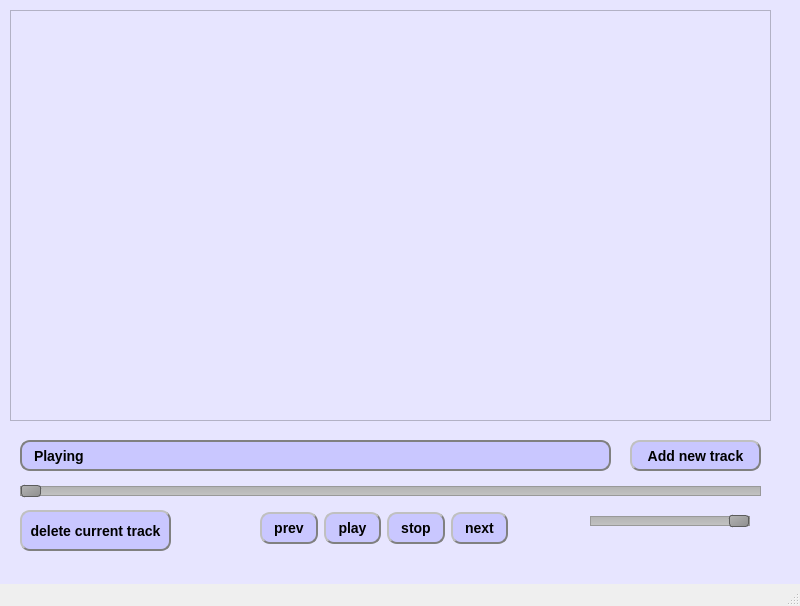
<?xml version="1.0" encoding="UTF-8"?>
<ui version="4.0">
 <class>MainWindow</class>
 <widget class="QMainWindow" name="MainWindow">
  <property name="geometry">
   <rect>
    <x>0</x>
    <y>0</y>
    <width>800</width>
    <height>606</height>
   </rect>
  </property>
  <property name="windowTitle">
   <string>MainWindow</string>
  </property>
  <property name="styleSheet">
   <string notr="true">QMainWindow{
color:
}</string>
  </property>
  <widget class="QWidget" name="centralwidget">
   <property name="styleSheet">
    <string notr="true">QWidget{
background-color:rgb(231, 229, 255);
}</string>
   </property>
   <widget class="QPushButton" name="add_button">
    <property name="geometry">
     <rect>
      <x>630</x>
      <y>440</y>
      <width>131</width>
      <height>31</height>
     </rect>
    </property>
    <property name="styleSheet">
     <string notr="true">QPushButton {
    background-color: rgb(201, 199, 255);
    border-style: outset;
    border-width: 2px;
    border-radius: 10px;
    border-color: grey;
    font: bold 14px;
    padding: 6px;
}
QPushButton::pressed{
    background-color: rgb(149, 130, 255);
    border-style: outset;
    border-width: 2px;
    border-radius: 10px;
    border-color: grey;
    font: bold 14px;
    padding: 6px;
}</string>
    </property>
    <property name="text">
     <string>Add new track</string>
    </property>
   </widget>
   <widget class="QListWidget" name="track_list">
    <property name="geometry">
     <rect>
      <x>10</x>
      <y>10</y>
      <width>761</width>
      <height>411</height>
     </rect>
    </property>
    <property name="font">
     <font>
      <bold>true</bold>
     </font>
    </property>
    <property name="styleSheet">
     <string notr="true">QListView {
    show-decoration-selected: 1; /* make the selection span the entire width of the view */
}

QListView::item:alternate {
    background: #EEEEEE;
}

QListView::item:selected {
    border: 1px solid #6a6ea9;
}

QListView::item:selected:!active {
    background: qlineargradient(x1: 0, y1: 0, x2: 0, y2: 1,
                                stop: 0 #ABAFE5, stop: 1 #8588B2);
}

QListView::item:selected:active {
    background: qlineargradient(x1: 0, y1: 0, x2: 0, y2: 1,
                                stop: 0 #6a6ea9, stop: 1 #888dd9);
}

QListView::item:hover {
    background: qlineargradient(x1: 0, y1: 0, x2: 0, y2: 1,
                                stop: 0 #FAFBFE, stop: 1 #DCDEF1);
}</string>
    </property>
    <property name="autoScrollMargin">
     <number>20</number>
    </property>
    <property name="spacing">
     <number>0</number>
    </property>
   </widget>
   <widget class="QSlider" name="time_line">
    <property name="geometry">
     <rect>
      <x>20</x>
      <y>480</y>
      <width>741</width>
      <height>22</height>
     </rect>
    </property>
    <property name="styleSheet">
     <string notr="true"> QSlider::groove:horizontal {
     border: 1px solid #999999;
     height: 8px; /* по умолчанию бороздка расширяется до размеров ползунка. задав высоту она принимает фиксированный размер */
     background: qlineargradient(x1:0, y1:0, x2:0, y2:1, stop:0 #B1B1B1, stop:1 #c4c4c4);
     margin: 2px 0;
 }

 QSlider::handle:horizontal {
     background: qlineargradient(x1:0, y1:0, x2:1, y2:1, stop:0 #b4b4b4, stop:1 #8f8f8f);
     border: 1px solid #5c5c5c;
     width: 18px;
     margin: -2px 0; /* рукоятка располагается по умолчанию в прямоугольнике содержимого бороздки. Расширяется наружу от бороздки */
     border-radius: 3px;
 }</string>
    </property>
    <property name="minimum">
     <number>0</number>
    </property>
    <property name="maximum">
     <number>1000000000</number>
    </property>
    <property name="pageStep">
     <number>1</number>
    </property>
    <property name="value">
     <number>4</number>
    </property>
    <property name="orientation">
     <enum>Qt::Horizontal</enum>
    </property>
    <property name="tickPosition">
     <enum>QSlider::NoTicks</enum>
    </property>
    <property name="tickInterval">
     <number>1</number>
    </property>
   </widget>
   <widget class="QLabel" name="track_name">
    <property name="geometry">
     <rect>
      <x>20</x>
      <y>440</y>
      <width>591</width>
      <height>31</height>
     </rect>
    </property>
    <property name="styleSheet">
     <string notr="true"> QLabel {
     border: 2px solid gray;
     border-radius: 10px;
     padding: 0 8px;
     background-color: rgb(201, 199, 255);
	font: bold 14px;
 }</string>
    </property>
    <property name="text">
     <string>Playing</string>
    </property>
    <property name="textFormat">
     <enum>Qt::AutoText</enum>
    </property>
   </widget>
   <widget class="QSlider" name="volume">
    <property name="geometry">
     <rect>
      <x>590</x>
      <y>510</y>
      <width>160</width>
      <height>22</height>
     </rect>
    </property>
    <property name="styleSheet">
     <string notr="true"> QSlider::groove:horizontal {
     border: 1px solid #999999;
     height: 8px; /* по умолчанию бороздка расширяется до размеров ползунка. задав высоту она принимает фиксированный размер */
     background: qlineargradient(x1:0, y1:0, x2:0, y2:1, stop:0 #B1B1B1, stop:1 #c4c4c4);
     margin: 2px 0;
 }

 QSlider::handle:horizontal {
     background: qlineargradient(x1:0, y1:0, x2:1, y2:1, stop:0 #b4b4b4, stop:1 #8f8f8f);
     border: 1px solid #5c5c5c;
     width: 18px;
     margin: -2px 0; /* рукоятка располагается по умолчанию в прямоугольнике содержимого бороздки. Расширяется наружу от бороздки */
     border-radius: 3px;
 }</string>
    </property>
    <property name="maximum">
     <number>100</number>
    </property>
    <property name="pageStep">
     <number>1</number>
    </property>
    <property name="value">
     <number>100</number>
    </property>
    <property name="tracking">
     <bool>true</bool>
    </property>
    <property name="orientation">
     <enum>Qt::Horizontal</enum>
    </property>
    <property name="tickPosition">
     <enum>QSlider::TicksAbove</enum>
    </property>
    <property name="tickInterval">
     <number>1</number>
    </property>
   </widget>
   <widget class="QWidget" name="layoutWidget">
    <property name="geometry">
     <rect>
      <x>260</x>
      <y>510</y>
      <width>248</width>
      <height>37</height>
     </rect>
    </property>
    <layout class="QGridLayout" name="gridLayout">
     <item row="0" column="4">
      <widget class="QPushButton" name="next_button">
       <property name="styleSheet">
        <string notr="true">QPushButton {
    background-color: rgb(201, 199, 255);
    border-style: outset;
    border-width: 2px;
    border-radius: 10px;
    border-color: grey;
    font: bold 14px;
    padding: 6px;
}
QPushButton::pressed{
    background-color: rgb(149, 130, 255);
    border-style: outset;
    border-width: 2px;
    border-radius: 10px;
    border-color: grey;
    font: bold 14px;
    padding: 6px;
}
</string>
       </property>
       <property name="text">
        <string>next</string>
       </property>
      </widget>
     </item>
     <item row="0" column="0">
      <widget class="QPushButton" name="prev_button">
       <property name="styleSheet">
        <string notr="true">QPushButton {
    background-color: rgb(201, 199, 255);
    border-style: outset;
    border-width: 2px;
    border-radius: 10px;
    border-color: grey;
    font: bold 14px;
    padding: 6px;
}
QPushButton::pressed{
    background-color: rgb(149, 130, 255);
    border-style: outset;
    border-width: 2px;
    border-radius: 10px;
    border-color: grey;
    font: bold 14px;
    padding: 6px;
}</string>
       </property>
       <property name="text">
        <string>prev</string>
       </property>
      </widget>
     </item>
     <item row="0" column="2">
      <widget class="QPushButton" name="play_button">
       <property name="styleSheet">
        <string notr="true">QPushButton {
    background-color: rgb(201, 199, 255);
    border-style: outset;
    border-width: 2px;
    border-radius: 10px;
    border-color: grey;
    font: bold 14px;
    padding: 6px;
}
QPushButton::pressed{
    background-color: rgb(149, 130, 255);
    border-style: outset;
    border-width: 2px;
    border-radius: 10px;
    border-color: grey;
    font: bold 14px;
    padding: 6px;
}</string>
       </property>
       <property name="text">
        <string>play</string>
       </property>
      </widget>
     </item>
     <item row="0" column="3">
      <widget class="QPushButton" name="stop_button">
       <property name="styleSheet">
        <string notr="true">QPushButton {
    background-color: rgb(201, 199, 255);
    border-style: outset;
    border-width: 2px;
    border-radius: 10px;
    border-color: grey;
    font: bold 14px;
    padding: 6px;
}
QPushButton::pressed{
    background-color: rgb(149, 130, 255);
    border-style: outset;
    border-width: 2px;
    border-radius: 10px;
    border-color: grey;
    font: bold 14px;
    padding: 6px;
}</string>
       </property>
       <property name="text">
        <string>stop</string>
       </property>
      </widget>
     </item>
    </layout>
   </widget>
   <widget class="QPushButton" name="del_button">
    <property name="geometry">
     <rect>
      <x>20</x>
      <y>510</y>
      <width>151</width>
      <height>41</height>
     </rect>
    </property>
    <property name="styleSheet">
     <string notr="true">QPushButton {
    background-color: rgb(201, 199, 255);
    border-style: outset;
    border-width: 2px;
    border-radius: 10px;
    border-color: grey;
    font: bold 14px;
    padding: 6px;
}
QPushButton::pressed{
    background-color: rgb(149, 130, 255);
    border-style: outset;
    border-width: 2px;
    border-radius: 10px;
    border-color: grey;
    font: bold 14px;
    padding: 6px;
}</string>
    </property>
    <property name="text">
     <string>delete current track</string>
    </property>
   </widget>
  </widget>
  <widget class="QMenuBar" name="menubar">
   <property name="geometry">
    <rect>
     <x>0</x>
     <y>0</y>
     <width>800</width>
     <height>22</height>
    </rect>
   </property>
  </widget>
  <widget class="QStatusBar" name="statusbar"/>
 </widget>
 <resources/>
 <connections/>
</ui>
